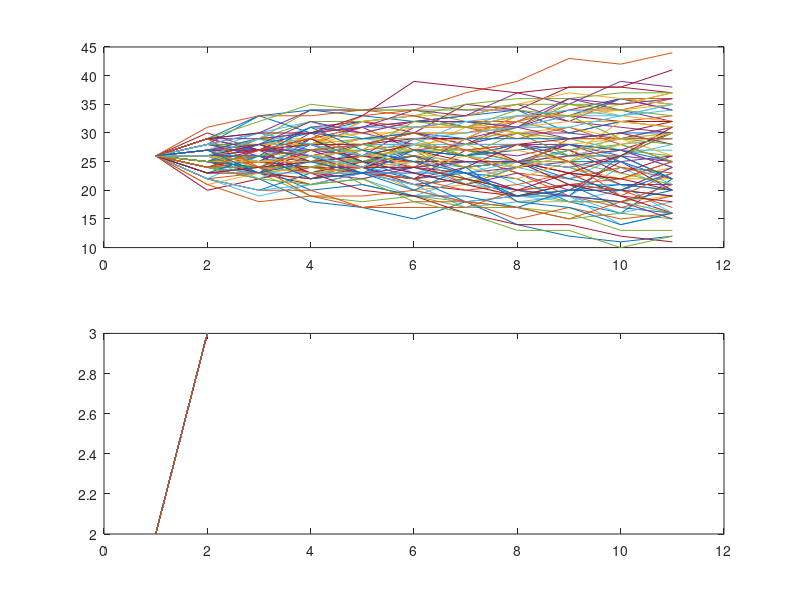

Here is the MATLAB script that generated this plot:
function [Vd,Vm,runsBin,p] = embodiedValueMinimal(x_num, y_num, x_cost, t_cost)
%% plots an example of a value function and the associated bound, when you ...
%% have to move to the target
%
% sig2 is the overall task difficulty (variance of prior on mu), t_cost is the
% evidence accumulation cost, and t is the time until which the values are
% to be computed.

% If not given, the arguments default to sig2 = 0.5^2, x_num = 1, y_num = 0,
% t_cost = 0.1.
% how should choice value depend on time elapsed?
% - (1 or 0) - timeElapsed
% - (1 - timeElapsed or -(1 - timeElapsed)
% - (1 - timeElapsed or -1)

%% settings
if nargin < 1, x_num = 1; end %number of steps needed to move to either L or R target
if nargin < 2, y_num = 10; end %number of steps needed to get to end of trial
% cost for moving
if nargin < 3, x_cost = eps; end;
% cost of time proceeding
if nargin < 4, t_cost = 1/y_num; end
% discretisation of belief and time (coarse, as only visualisation)
g_num = 51; %100
sig2 = .2^2;
dt = .0125;
T = dt*y_num;

%% time steps
ts = 0:dt:T;
dg = 1/(g_num*2):1/g_num:1-1/(g_num*2);%0:1/g_num:1;%0:1/g_num:1;%
N = length(ts);
Vd = zeros(N,g_num,x_num*2+1);
ggOr = zeros(N,g_num,g_num);
for i = 1:numel(ts)
    for g = 1:g_num 
        ggOr(i,g,:)= BeliefTransitionDrugo(dg,ts(i),dt,dg(g),sig2);
    end
end    
Vd(:,:,end) = repmat(dg,[N 1]);
Vd(:,:,1) = 1-Vd(:,:,end);
%ggOr = bsxfun(@rdivide, ggOr, sum(ggOr, 3)+eps);
Vm = NaN(N-1, g_num,x_num*2+1);

for i = N-1:-1:1
    evidence = squeeze(ggOr(i,:,:))*squeeze(Vd(i+1,:,:));
    timeCosts = -t_cost*[0 ones(1,2*x_num-1) 0];%dt*    
    for j = 2:2*x_num
        moveCosts = abs((1:2*x_num+1)-j);
        moveCosts(moveCosts > 1) = Inf;
        moveCosts = -x_cost*moveCosts;%((1:2*x_num+1)-j).^2/(x_num).^2;%
        [Vd(i,:,j), Vm(i,:,j)] = max(evidence+repmat(moveCosts+timeCosts,[g_num 1]),[],2);
    end
end

%% make some example runs
nInstances = 100;
runs = randn(nInstances,length(ts)-1)*sqrt(dt);
rates = randn(nInstances,1)*sqrt(sig2)*dt;%(floor(rand(nInstances,1)*2)-.5)*dt/3;%
runs = [zeros(nInstances,1) bsxfun(@plus,runs,rates)];
runs = cumsum(runs,2);
p = 1-normcdf(0, runs./(1/sig2+dt*repmat(ts,size(runs,1),1)),1./(1/sig2+dt*repmat(ts,size(runs,1),1)));
runsBin = round((g_num-1)*p)+1;
%runsBin = runs;%binFun(runs,g_num);%round((tanh(runs)+1)/2*(50-1)+1);
pos = nan(size(runs,1),size(runs,2));
pos(:,1) = x_num+1;
for i = 2:size(runsBin,2)
    for j = 1:size(runsBin,1)
        if ~isnan(pos(j,i-1))
            pos(j,i) = Vm(i-1,runsBin(j,i-1),pos(j,i-1));
        end
    end
end
figure;subplot(211);plot(runsBin');
subplot(212);plot(pos');

function gg = BeliefTransitionDrugo( gj, t, tao, gi,sigma2 )
% This function calculates p(gj,tao|gi,t), the conditional probability 
% density of belief go at time to, given an input belief gi at time=0.
% The decision maker experiences an input stream i(t) = mu + eta(t) (white
% noise), and calculates the probability g (belief) that mu>=0 using the
% integral x(t) of i(t): dx/dt = i(t) (a diffusion model), together with a
% prior on mu = Norm(0,varU). In principle, the temporal evolution of 
% belief is given by p(gj,tao|gi,t), which depends on sigma2 and on t.
% This formula was derived in Drugowitsch et al.,2012.

invgs = norminv(gi);
invgsp = norminv(gj);
Steff = tao ./ (t + 1/sigma2);
invgdiff = invgsp - sqrt(1 + Steff) .* invgs;
% unnormalised gg
ggu = 1./sqrt(Steff)*exp( invgsp.^2 / 2 - invgdiff.^2 ./ (2 * Steff));
gg = ggu./sum(ggu,2);

%function dat = binFun(dat,nBins)
%dat = round((tanh(dat)+1)/2*(nBins-1)+1);

% gausSmooth = 2;
%% compute the value function
% makeFlat = @(x) x(:);
% nInstances = 1000;
% numAccum = 1000;
% x = meshgrid((1:N)-1,1:nInstances);
% ggOr = 0;Vhist = 0;
% for i = 1:numAccum
%     runs = randn(nInstances,length(ts)-1)*sqrt(dt);
%     rates = randn(nInstances,1)*sqrt(sig2)*dt;%(floor(rand(nInstances,1)*2)-.5)*dt/3;%
%     runs = [zeros(nInstances,1) bsxfun(@plus,runs,rates)];
%     runs = binFun(cumsum(runs,2),g_num);
%     isRight = bsxfun(@times,ones(size(runs)),sign(rates))/2+.5;
%     Vd(:,:,end) = squeeze(Vd(:,:,end)) + accumarray([x(:)+1 runs(:)],isRight(:),[N g_num],@sum);
%     Vhist = Vhist + accumarray([x(:)+1 runs(:)],ones(1,numel(isRight)),[N g_num]);
%     ggOr = ggOr + accumarray([makeFlat(x(:,1:end-1))+1 makeFlat(runs(:,1:end-1)) ...
%         makeFlat(runs(:,2:end))],ones(1,(N-1)*nInstances),[N-1 g_num g_num]);%...
%         %min(g_num,max(1,round((makeFlat(runs(:,1:end-1))/scale+.5)*g_num))) ...
%         %min(g_num,max(1,round((makeFlat(runs(:,2:end))/scale+.5)*g_num)))],ones(1,(N-1)*nInstances));
% end
% % for i = 1:size(Vd,2)
% %     Vd(:,i,end) = filtfilt(gausswin(gausSmooth),sum(gausswin(gausSmooth)),Vd(:,i,end));
% %     Vhist(:,i) = filtfilt(gausswin(gausSmooth),sum(gausswin(gausSmooth)),Vhist(:,i));
% % end
% % for i = 1:size(Vd,1)
% %     Vd(i,:,end) = filtfilt(gausswin(gausSmooth),sum(gausswin(gausSmooth)),Vd(i,:,end));
% %     Vhist(i,:) = filtfilt(gausswin(gausSmooth),sum(gausswin(gausSmooth)),Vhist(i,:));
% % end
% Vd(:,:,end) = squeeze(Vd(:,:,end))./Vhist;
% %runs = binFun(runs,g_num);
% %for i = 1:size(ggOr,2)
% %     for j = 1:size(ggOr,3)
% %         ggOr(:,i,j) = filtfilt(gausswin(7),sum(gausswin(75)),ggOr(:,i,j));
% %
% %end
% 
% Vd(isnan(Vd)) = 0.5;